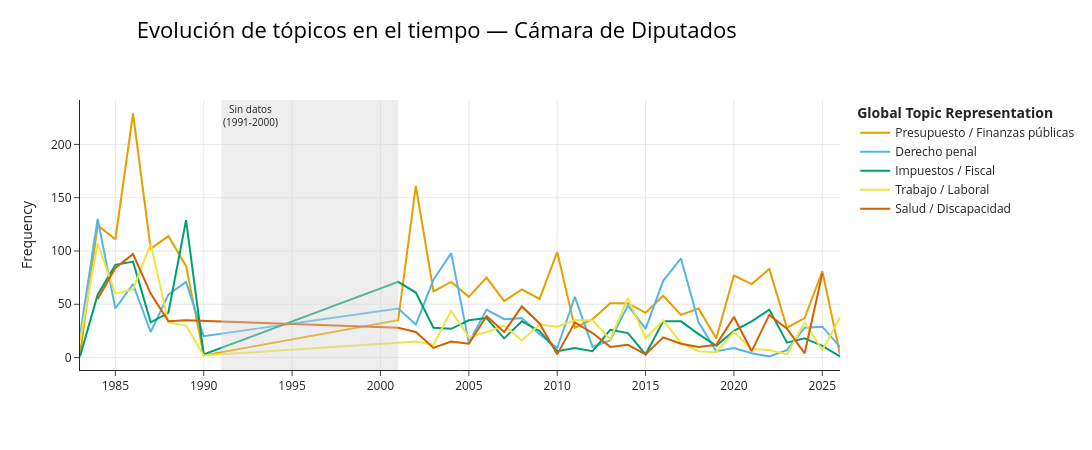

The cell this chart's notebook holds for it:
### Markdown cell above
## 5. Topics over Time (BERTopic nativo)

### Code cell
TOT_PATH = Path("../data/topics_over_time.csv")
timestamps_anio = df['fecha'].dt.to_period('Y').dt.to_timestamp().tolist()

if TOT_PATH.exists():
    print("Cargando topics_over_time desde disco...")
    topics_over_time = pd.read_csv(TOT_PATH, parse_dates=['Timestamp'])
else:
    print("Calculando Topics over Time...")
    topics_over_time = topic_model.topics_over_time(
        textos,
        timestamps_anio,
        datetime_format="%Y-%m-%d",
        evolution_tuning=True,
        global_tuning=False
    )
    topics_over_time.to_csv(TOT_PATH, index=False)

top5_ids = df_validos['topic'].value_counts().head(5).index.tolist()

fig = topic_model.visualize_topics_over_time(
    topics_over_time,
    topics=top5_ids,
    custom_labels=True,
    title="Evolución de tópicos en el tiempo — Cámara de Diputados"
)

# Marcar zona sin datos (strings ISO: el eje de BERTopic es datetime)
fig.add_vrect(
    x0="1991-01-01", x1="2001-01-01",
    fillcolor="lightgray", opacity=0.4, line_width=0,
    annotation_text="Sin datos<br>(1991-2000)",
    annotation_position="top left",
    annotation_font_size=10,
)

# Tooltip: mostrar año con formato legible
for trace in fig.data:
    if hasattr(trace, 'hovertemplate'):
        trace.hovertemplate = (
            "<b>%{fullData.name}</b><br>"
            "Año: %{x|%Y}<br>"
            "Frecuencia: %{y:.4f}<extra></extra>"
        )

fig.show()
fig.write_html("figuras/topics_over_time_bertopic.html")

### Figure 1 — Plotly figure (JSON) as saved in the notebook; plotly's stock layout.template omitted (floating-point values rounded to 4 significant figures)
{"data": [{"hoverinfo": "text", "hovertemplate": "<b>%{fullData.name}</b><br>Año: %{x|%Y}<br>Frecuencia: %{y:.4f}<extra></extra>", "hovertext": ["<b>Topic 1</b><br>Words: intransigente, aceptacer, criterio, salvir, percibir", "<b>Topic 1</b><br>Words: presupuesto, déficit, 1984, externo, inflación", "<b>Topic 1</b><br>Words: presupuesto, 1985, hacienda, externo, ciento", "<b>Topic 1</b><br>Words: austral, presupuesto, 1986, déficit, 1985", "<b>Topic 1</b><br>Words: presupuesto, austral, 1987, 1986, ciento", "<b>Topic 1</b><br>Words: presupuesto, 1988, austral, déficit, inflación", "<b>Topic 1</b><br>Words: ele, 1989, presupuesto, austral, déficit", "<b>Topic 1</b><br>Words: prestigio, únieamente, musitado, ijurañona, honorabio", "<b>Topic 1</b><br>Words: reservado, gasto, convertibilidad, control, euro", "<b>Topic 1</b><br>Words: presupuesto, gasto, pesos, 2002, millón", "<b>Topic 1</b><br>Words: presupuesto, que, fondo, pre, presu", "<b>Topic 1</b><br>Words: gasto, presupuesto, fiscal, 2004, con", "<b>Topic 1</b><br>Words: presupuesto, 2005, pesos, superávit, recurso", "<b>Topic 1</b><br>Words: presupuesto, 2006, millón, gasto, superpoder", "<b>Topic 1</b><br>Words: presupuesto, inversión, cuenta, 2007, gasto", "<b>Topic 1</b><br>Words: presupuesto, 2008, crisis, millón, pesos", "<b>Topic 1</b><br>Words: 12, 2010, presupuesto, 16, 09", "<b>Topic 1</b><br>Words: presupuesto, gasto, ación, millón, ciento", "<b>Topic 1</b><br>Words: presupuesto, 2012, gasto, scal, ciento", "<b>Topic 1</b><br>Words: 016, 01, 09, presupuesto, indd", "<b>Topic 1</b><br>Words: presupuesto, ciento, 2014, millón, gasto", "<b>Topic 1</b><br>Words: presupuesto, ación, ciento, inﬂ, 2015", "<b>Topic 1</b><br>Words: presupuesto, cit, ciento, pesos, millón", "<b>Topic 1</b><br>Words: opc, presupuesto, cina, uvi, hacienda", "<b>Topic 1</b><br>Words: presupuesto, inﬂ, ación, gasto, ciento", "<b>Topic 1</b><br>Words: presupuesto, inflación, ciento, ajuste, 2018", "<b>Topic 1</b><br>Words: inflación, defensa, emergencia, congreso, absolutamente", "<b>Topic 1</b><br>Words: presupuesto, pandemia, ciento, 2021, pesos", "<b>Topic 1</b><br>Words: presupuesto, inflación, ciento, 2020, 2021", "<b>Topic 1</b><br>Words: presupuesto, inflación, 2023, ciento, ajuste", "<b>Topic 1</b><br>Words: inflación, tech, mono, contribuyente, simplificado", "<b>Topic 1</b><br>Words: presupuesto, dnu, inflación, fiscal, 2024", "<b>Topic 1</b><br>Words: discapacidad, presupuesto, contributivo, 2026, pensión", "<b>Topic 1</b><br>Words: apriete, sabilidad, ahogar, sintonía, guarda"], "marker": {"color": "#E69F00"}, "mode": "lines", "name": "Presupuesto / Finanzas públicas", "type": "scatter", "x": ["1983-01-01T00:00:00.000000000", "1984-01-01T00:00:00.000000000", "1985-01-01T00:00:00.000000000", "1986-01-01T00:00:00.000000000", "1987-01-01T00:00:00.000000000", "1988-01-01T00:00:00.000000000", "1989-01-01T00:00:00.000000000", "1990-01-01T00:00:00.000000000", "2001-01-01T00:00:00.000000000", "2002-01-01T00:00:00.000000000", "2003-01-01T00:00:00.000000000", "2004-01-01T00:00:00.000000000", "2005-01-01T00:00:00.000000000", "2006-01-01T00:00:00.000000000", "2007-01-01T00:00:00.000000000", "2008-01-01T00:00:00.000000000", "2009-01-01T00:00:00.000000000", "2010-01-01T00:00:00.000000000", "2011-01-01T00:00:00.000000000", "2012-01-01T00:00:00.000000000", "2013-01-01T00:00:00.000000000", "2014-01-01T00:00:00.000000000", "2015-01-01T00:00:00.000000000", "2016-01-01T00:00:00.000000000", "2017-01-01T00:00:00.000000000", "2018-01-01T00:00:00.000000000", "2019-01-01T00:00:00.000000000", "2020-01-01T00:00:00.000000000", "2021-01-01T00:00:00.000000000", "2022-01-01T00:00:00.000000000", "2023-01-01T00:00:00.000000000", "2024-01-01T00:00:00.000000000", "2025-01-01T00:00:00.000000000", "2026-01-01T00:00:00.000000000"], "y": [3, 124, 111, 229, 102, 114, 86, 2, 35, 161, 62, 71, 57, 75, 53, 64, 55, 99, 28, 36, 51, 51, 42, 58, 40, 46, 18, 77, 69, 83, 28, 37, 81, 3]}, {"hoverinfo": "text", "hovertemplate": "<b>%{fullData.name}</b><br>Año: %{x|%Y}<br>Frecuencia: %{y:.4f}<extra></extra>", "hovertext": ["<b>Topic 6</b><br>Words: procedimientos, penal, código, excarcelación, pena", "<b>Topic 6</b><br>Words: penal, pena, código, prisión, multa", "<b>Topic 6</b><br>Words: penal, código, delito, espectáculo, pena", "<b>Topic 6</b><br>Words: penal, código, pena, austral, delito", "<b>Topic 6</b><br>Words: obediencia, legislación, manrique, militar, debido", "<b>Topic 6</b><br>Words: penal, código, pena, condicional, prisión", "<b>Topic 6</b><br>Words: estupefaciente, pena, prisión, penal, reprimir", "<b>Topic 6</b><br>Words: penal, delito, peligro, caución, conducta", "<b>Topic 6</b><br>Words: 24390, prisión, procesado, penal, preventivo", "<b>Topic 6</b><br>Words: penal, código, 2002, pena, delito", "<b>Topic 6</b><br>Words: delito, penal, pena, código, bis", "<b>Topic 6</b><br>Words: pena, penal, prisión, código, delito", "<b>Topic 6</b><br>Words: indicio, empleador, 24769, penal, coincident", "<b>Topic 6</b><br>Words: penal, código, 201, prisión, pena", "<b>Topic 6</b><br>Words: penal, código, delito, 193, tránsito", "<b>Topic 6</b><br>Words: recompensa, 2008, captura, penal, buscado", "<b>Topic 6</b><br>Words: nasa, víctima, nucleoeléctrica, adn, obtención", "<b>Topic 6</b><br>Words: infanticidio, romina, tejerina, 24410, maternoinfantil", "<b>Topic 6</b><br>Words: penal, delito, código, terrorista, nanciero", "<b>Topic 6</b><br>Words: jgm, 10, pág, 12, 05", "<b>Topic 6</b><br>Words: delito, penal, grooming, sexual, contacto", "<b>Topic 6</b><br>Words: código, procesal, penal, scal, acusatorio", "<b>Topic 6</b><br>Words: inhabilitación, penal, pena, código, prisión", "<b>Topic 6</b><br>Words: arrepentido, penal, delito, código, gura", "<b>Topic 6</b><br>Words: penal, delito, jurídico, código, bis", "<b>Topic 6</b><br>Words: juez, procesal, acusatorio, penal, código", "<b>Topic 6</b><br>Words: 1090, vea, recaído, goldberg, despellejar", "<b>Topic 6</b><br>Words: penal, 71000, moratoria, objetor, infracción", "<b>Topic 6</b><br>Words: juntándol, jerarquías, condicionar, 73000, 636", "<b>Topic 6</b><br>Words: 523, perla, fracción, clandestino, detención", "<b>Topic 6</b><br>Words: narcotráfico, rosario, organizado, falta, problemática", "<b>Topic 6</b><br>Words: código, penal, bloqueo, bis, huelga", "<b>Topic 6</b><br>Words: reiterancia, procesal, imputado, penal, delictivo", "<b>Topic 6</b><br>Words: condena, detención, tratarar, edad, sección"], "marker": {"color": "#56B4E9"}, "mode": "lines", "name": "Derecho penal", "type": "scatter", "x": ["1983-01-01T00:00:00.000000000", "1984-01-01T00:00:00.000000000", "1985-01-01T00:00:00.000000000", "1986-01-01T00:00:00.000000000", "1987-01-01T00:00:00.000000000", "1988-01-01T00:00:00.000000000", "1989-01-01T00:00:00.000000000", "1990-01-01T00:00:00.000000000", "2001-01-01T00:00:00.000000000", "2002-01-01T00:00:00.000000000", "2003-01-01T00:00:00.000000000", "2004-01-01T00:00:00.000000000", "2005-01-01T00:00:00.000000000", "2006-01-01T00:00:00.000000000", "2007-01-01T00:00:00.000000000", "2008-01-01T00:00:00.000000000", "2009-01-01T00:00:00.000000000", "2010-01-01T00:00:00.000000000", "2011-01-01T00:00:00.000000000", "2012-01-01T00:00:00.000000000", "2013-01-01T00:00:00.000000000", "2014-01-01T00:00:00.000000000", "2015-01-01T00:00:00.000000000", "2016-01-01T00:00:00.000000000", "2017-01-01T00:00:00.000000000", "2018-01-01T00:00:00.000000000", "2019-01-01T00:00:00.000000000", "2020-01-01T00:00:00.000000000", "2021-01-01T00:00:00.000000000", "2022-01-01T00:00:00.000000000", "2023-01-01T00:00:00.000000000", "2024-01-01T00:00:00.000000000", "2025-01-01T00:00:00.000000000", "2026-01-01T00:00:00.000000000"], "y": [21, 130, 46, 69, 24, 59, 71, 20, 46, 31, 73, 98, 14, 45, 36, 37, 22, 9, 57, 10, 16, 49, 27, 72, 93, 33, 6, 9, 4, 1, 7, 28, 29, 10]}, {"hoverinfo": "text", "hovertemplate": "<b>%{fullData.name}</b><br>Año: %{x|%Y}<br>Frecuencia: %{y:.4f}<extra></extra>", "hovertext": ["<b>Topic 8</b><br>Words: temamos, reservar, tributar, 108, ios", "<b>Topic 8</b><br>Words: impuesto, impositivo, tributo, tributario, concertación", "<b>Topic 8</b><br>Words: impuesto, enriquecimiento, valor, bolsa, impositiva", "<b>Topic 8</b><br>Words: impuesto, agregado, normalización, contribuyente, impositiva", "<b>Topic 8</b><br>Words: impuesto, normalización, impositivo, dividendo, bolsa", "<b>Topic 8</b><br>Words: impuesto, dirección, impositiva, beneficio, alícuota", "<b>Topic 8</b><br>Words: impuesto, iva, tributario, ele, reforma", "<b>Topic 8</b><br>Words: quo, ocultare, activo, penalizacióii, nucvtro", "<b>Topic 8</b><br>Words: impuesto, ganancia, tributario, competitividad, exención", "<b>Topic 8</b><br>Words: impuesto, prórroga, ganancia, tributario, alícuota", "<b>Topic 8</b><br>Words: impuesto, suma, 2004, equivalente, contribuyente", "<b>Topic 8</b><br>Words: impuesto, iva, prórroga, mula, 2004", "<b>Topic 8</b><br>Words: impuesto, imponibl, ganancia, mínimo, contribuyente", "<b>Topic 8</b><br>Words: impuesto, 04, utilidad, consultor, ministros", "<b>Topic 8</b><br>Words: impuesto, pesos, tributario, imponible, ganancia", "<b>Topic 8</b><br>Words: impuesto, tablita, deducción, coparticipación, ganancia", "<b>Topic 8</b><br>Words: 12, impuesto, 2010, 2009, 16", "<b>Topic 8</b><br>Words: presupuesto, scal, cina, 2011, presupuestario", "<b>Topic 8</b><br>Words: competencia, impuesto, antitrust, europea, mercado", "<b>Topic 8</b><br>Words: anses, impuesto, 20, provincia, pesos", "<b>Topic 8</b><br>Words: impuesto, pesos, vehículo, imponible, 13", "<b>Topic 8</b><br>Words: impuesto, ganancia, imponible, ación, inﬂ", "<b>Topic 8</b><br>Words: prórroga, estructura, impuesto, gastar, tributario", "<b>Topic 8</b><br>Words: impuesto, ingresos, sujeto, bene, públicos", "<b>Topic 8</b><br>Words: 25917, tributario, macrofi, nanciero, scal", "<b>Topic 8</b><br>Words: impuesto, 23966, valuación, bien, recaer", "<b>Topic 8</b><br>Words: 2019, impuesto, tope, bien, vea", "<b>Topic 8</b><br>Words: impuesto, fiscal, tributario, tributación, baja", "<b>Topic 8</b><br>Words: ganancia, impuesto, deducción, contribuyente, alícuota", "<b>Topic 8</b><br>Words: impuesto, fiscal, ganancia, 2022, específico", "<b>Topic 8</b><br>Words: 2022, smvm, mensual, 2023, impuesto", "<b>Topic 8</b><br>Words: impuesto, ganancia, bien, pagar, personal", "<b>Topic 8</b><br>Words: coparticipación, fiscal, 23548, provincia, caja", "<b>Topic 8</b><br>Words: imn, baja, bajar, perfecto, cheque"], "marker": {"color": "#009E73"}, "mode": "lines", "name": "Impuestos / Fiscal", "type": "scatter", "x": ["1983-01-01T00:00:00.000000000", "1984-01-01T00:00:00.000000000", "1985-01-01T00:00:00.000000000", "1986-01-01T00:00:00.000000000", "1987-01-01T00:00:00.000000000", "1988-01-01T00:00:00.000000000", "1989-01-01T00:00:00.000000000", "1990-01-01T00:00:00.000000000", "2001-01-01T00:00:00.000000000", "2002-01-01T00:00:00.000000000", "2003-01-01T00:00:00.000000000", "2004-01-01T00:00:00.000000000", "2005-01-01T00:00:00.000000000", "2006-01-01T00:00:00.000000000", "2007-01-01T00:00:00.000000000", "2008-01-01T00:00:00.000000000", "2009-01-01T00:00:00.000000000", "2010-01-01T00:00:00.000000000", "2011-01-01T00:00:00.000000000", "2012-01-01T00:00:00.000000000", "2013-01-01T00:00:00.000000000", "2014-01-01T00:00:00.000000000", "2015-01-01T00:00:00.000000000", "2016-01-01T00:00:00.000000000", "2017-01-01T00:00:00.000000000", "2018-01-01T00:00:00.000000000", "2019-01-01T00:00:00.000000000", "2020-01-01T00:00:00.000000000", "2021-01-01T00:00:00.000000000", "2022-01-01T00:00:00.000000000", "2023-01-01T00:00:00.000000000", "2024-01-01T00:00:00.000000000", "2025-01-01T00:00:00.000000000", "2026-01-01T00:00:00.000000000"], "y": [1, 59, 87, 90, 33, 42, 129, 3, 71, 61, 28, 27, 35, 37, 18, 34, 25, 6, 9, 6, 26, 23, 3, 34, 34, 22, 11, 25, 34, 45, 14, 18, 11, 1]}, {"hoverinfo": "text", "hovertemplate": "<b>%{fullData.name}</b><br>Año: %{x|%Y}<br>Frecuencia: %{y:.4f}<extra></extra>", "hovertext": ["<b>Topic 11</b><br>Words: sindical, reordenamiento, obrero, bancada, sueldo", "<b>Topic 11</b><br>Words: gremial, sindical, trabajo, trabajador, organización", "<b>Topic 11</b><br>Words: trabajo, accidentes, 22248, trabajador, legislación", "<b>Topic 11</b><br>Words: colectivo, convenio, huelga, trabajo, negociación", "<b>Topic 11</b><br>Words: colectivo, negociación, trabajo, trabajador, convenio", "<b>Topic 11</b><br>Words: asociado, trabajo, cooperativa, 88, trabajador", "<b>Topic 11</b><br>Words: trabajador, trabajo, despido, laboral, indemnización", "<b>Topic 11</b><br>Words: salario, teda, empleador, aporte, 110", "<b>Topic 11</b><br>Words: colectivo, convenio, illente, venio, nonna", "<b>Topic 11</b><br>Words: 2001, trabajo, zúñiga, trabajador, 23551", "<b>Topic 11</b><br>Words: corrido, parto, gozar, adopción, preparto", "<b>Topic 11</b><br>Words: trabajo, trabajador, colectivo, empleador, laboral", "<b>Topic 11</b><br>Words: cooperativa, presunción, lavado, trabajo, empleador", "<b>Topic 11</b><br>Words: corresponsabilidad, trabajador, convenio, empleador, gremial", "<b>Topic 11</b><br>Words: trabajador, quiebra, trabajo, intervenir, formulación", "<b>Topic 11</b><br>Words: corresponsabilidad, gremial, convenio, empleador, seguridad", "<b>Topic 11</b><br>Words: trabajo, empleado, empleador, comercio, trabajador", "<b>Topic 11</b><br>Words: 25323, jornada, indemnización, trabajo, 198", "<b>Topic 11</b><br>Words: prestación, trabajador, protegido, trabajo, prescrita", "<b>Topic 11</b><br>Words: trabajador, 17, 08, 09, trabajo", "<b>Topic 11</b><br>Words: empleador, trabajo, empleada, 13, contrato", "<b>Topic 11</b><br>Words: trabajo, trabajador, laboral, registrado, empleador", "<b>Topic 11</b><br>Words: trabajador, 20744, trabajo, injuriosa, empleo", "<b>Topic 11</b><br>Words: trabajador, laboral, trabajo, 241, colectivo", "<b>Topic 11</b><br>Words: trabajador, laboral, aseguradora, infortunio, pepsico", "<b>Topic 11</b><br>Words: télam, despido, agencia, despedido, cartonero", "<b>Topic 11</b><br>Words: trabajador, trabajo, salario, despido, paritaria", "<b>Topic 11</b><br>Words: teletrabajo, modalidad, trabajo, trabajador, laboral", "<b>Topic 11</b><br>Words: trabajador, salte, vea, 105, grite", "<b>Topic 11</b><br>Words: 23789, constatación, diagnóstico, requeír, habient", "<b>Topic 11</b><br>Words: puam, trabajador, activamente, uatre, unidad", "<b>Topic 11</b><br>Words: trabajador, sindicato, prueba, período, sindical", "<b>Topic 11</b><br>Words: digitally, verified, 2023, date, signed", "<b>Topic 11</b><br>Words: laboral, trabajador, 177, ultraactividad, modernización"], "marker": {"color": "#F0E442"}, "mode": "lines", "name": "Trabajo / Laboral", "type": "scatter", "x": ["1983-01-01T00:00:00.000000000", "1984-01-01T00:00:00.000000000", "1985-01-01T00:00:00.000000000", "1986-01-01T00:00:00.000000000", "1987-01-01T00:00:00.000000000", "1988-01-01T00:00:00.000000000", "1989-01-01T00:00:00.000000000", "1990-01-01T00:00:00.000000000", "2001-01-01T00:00:00.000000000", "2002-01-01T00:00:00.000000000", "2003-01-01T00:00:00.000000000", "2004-01-01T00:00:00.000000000", "2005-01-01T00:00:00.000000000", "2006-01-01T00:00:00.000000000", "2007-01-01T00:00:00.000000000", "2008-01-01T00:00:00.000000000", "2009-01-01T00:00:00.000000000", "2010-01-01T00:00:00.000000000", "2011-01-01T00:00:00.000000000", "2012-01-01T00:00:00.000000000", "2013-01-01T00:00:00.000000000", "2014-01-01T00:00:00.000000000", "2015-01-01T00:00:00.000000000", "2016-01-01T00:00:00.000000000", "2017-01-01T00:00:00.000000000", "2018-01-01T00:00:00.000000000", "2019-01-01T00:00:00.000000000", "2020-01-01T00:00:00.000000000", "2021-01-01T00:00:00.000000000", "2022-01-01T00:00:00.000000000", "2023-01-01T00:00:00.000000000", "2024-01-01T00:00:00.000000000", "2025-01-01T00:00:00.000000000", "2026-01-01T00:00:00.000000000"], "y": [16, 107, 60, 64, 107, 33, 30, 2, 14, 15, 12, 44, 19, 24, 30, 16, 31, 29, 35, 35, 17, 56, 18, 35, 14, 6, 5, 24, 8, 7, 3, 33, 7, 38]}, {"hoverinfo": "text", "hovertemplate": "<b>%{fullData.name}</b><br>Año: %{x|%Y}<br>Frecuencia: %{y:.4f}<extra></extra>", "hovertext": ["<b>Topic 12</b><br>Words: medicamento, salud, asistencia, social, pública", "<b>Topic 12</b><br>Words: salud, asistencia, pública, hospital, langan", "<b>Topic 12</b><br>Words: salud, asistencia, pública, medicamento, berri", "<b>Topic 12</b><br>Words: anssal, salud, seguro, social, agente", "<b>Topic 12</b><br>Words: dental, salud, seguro, anssal, prótesis", "<b>Topic 12</b><br>Words: droga, cocaína, consumo, coca, estupefaciente", "<b>Topic 12</b><br>Words: hospital, salud, pami, 24901, cobertura", "<b>Topic 12</b><br>Words: medicamento, genérico, farmacéutico, prescripción, marca", "<b>Topic 12</b><br>Words: prótesis, sucursal, afiliado, prestacional, prestador", "<b>Topic 12</b><br>Words: martí, salud, leyba, beatriz, 2004", "<b>Topic 12</b><br>Words: droga, videojuego, consumo, fabuloso, salud", "<b>Topic 12</b><br>Words: discapacidad, deportista, caut, aut, salud", "<b>Topic 12</b><br>Words: 2007, investigación, médico, pág, salud", "<b>Topic 12</b><br>Words: paciente, discapacidad, clínico, salud, emp", "<b>Topic 12</b><br>Words: adicción, medicinal, especialidad, farmacia, farmacéutico", "<b>Topic 12</b><br>Words: efedrina, 23364, tonelada, mil, rescatado", "<b>Topic 12</b><br>Words: paciente, prepagar, salud, medicina, usuario", "<b>Topic 12</b><br>Words: 26492, indd, 03, 05, 2017", "<b>Topic 12</b><br>Words: indebido, ruta, tráfi, drogas, encomiéndese", "<b>Topic 12</b><br>Words: academia, bioquímica, 24824, derechos, discapacidad", "<b>Topic 12</b><br>Words: guardavida, acuático, guardavidas, ambiente, gremial", "<b>Topic 12</b><br>Words: droga, químico, precursor, pedraza, narcotráfi", "<b>Topic 12</b><br>Words: electrodependient, salud, discapacidad, medicamento, castagneto", "<b>Topic 12</b><br>Words: salud, certifi, narcotráfi, médico, cado", "<b>Topic 12</b><br>Words: discapacidad, 2019, cumbre, junio, xxxvii", "<b>Topic 12</b><br>Words: covid, plasma, 19, paciente, salud", "<b>Topic 12</b><br>Words: oncopediátrico, paciente, cáncer, adolescente, tratante", "<b>Topic 12</b><br>Words: discapacidad, paliativo, cuidado, certificado, salud", "<b>Topic 12</b><br>Words: salud, terapéutico, sanitario, profesional, paciente", "<b>Topic 12</b><br>Words: 2024, fumar, online, apuesta, emplazamiento", "<b>Topic 12</b><br>Words: discapacidad, alzheimer, demencia, personas, persona"], "marker": {"color": "#D55E00"}, "mode": "lines", "name": "Salud / Discapacidad", "type": "scatter", "x": ["1984-01-01T00:00:00.000000000", "1985-01-01T00:00:00.000000000", "1986-01-01T00:00:00.000000000", "1987-01-01T00:00:00.000000000", "1988-01-01T00:00:00.000000000", "1989-01-01T00:00:00.000000000", "2001-01-01T00:00:00.000000000", "2002-01-01T00:00:00.000000000", "2003-01-01T00:00:00.000000000", "2004-01-01T00:00:00.000000000", "2005-01-01T00:00:00.000000000", "2006-01-01T00:00:00.000000000", "2007-01-01T00:00:00.000000000", "2008-01-01T00:00:00.000000000", "2009-01-01T00:00:00.000000000", "2010-01-01T00:00:00.000000000", "2011-01-01T00:00:00.000000000", "2012-01-01T00:00:00.000000000", "2013-01-01T00:00:00.000000000", "2014-01-01T00:00:00.000000000", "2015-01-01T00:00:00.000000000", "2016-01-01T00:00:00.000000000", "2017-01-01T00:00:00.000000000", "2018-01-01T00:00:00.000000000", "2019-01-01T00:00:00.000000000", "2020-01-01T00:00:00.000000000", "2021-01-01T00:00:00.000000000", "2022-01-01T00:00:00.000000000", "2023-01-01T00:00:00.000000000", "2024-01-01T00:00:00.000000000", "2025-01-01T00:00:00.000000000"], "y": [55, 84, 97, 60, 34, 35, 28, 24, 9, 15, 13, 39, 24, 48, 32, 3, 33, 23, 10, 12, 3, 19, 13, 10, 12, 38, 6, 40, 27, 4, 79]}], "layout": {"annotations": [{"font": {"size": 10}, "showarrow": false, "text": "Sin datos<br>(1991-2000)", "x": "1991-01-01", "xanchor": "left", "xref": "x", "y": 1, "yanchor": "top", "yref": "y domain"}], "height": 450, "hoverlabel": {"bgcolor": "white", "font": {"family": "Rockwell", "size": 16}}, "legend": {"title": {"text": "<b>Global Topic Representation"}}, "shapes": [{"fillcolor": "lightgray", "line": {"width": 0}, "opacity": 0.4, "type": "rect", "x0": "1991-01-01", "x1": "2001-01-01", "xref": "x", "y0": 0, "y1": 1, "yref": "y domain"}], "title": {"font": {"color": "Black", "size": 22}, "text": "Evolución de tópicos en el tiempo — Cámara de Diputados", "x": 0.4, "xanchor": "center", "y": 0.95, "yanchor": "top"}, "width": 1250, "xaxis": {"showgrid": true}, "yaxis": {"showgrid": true, "title": {"text": "Frequency"}}}}
